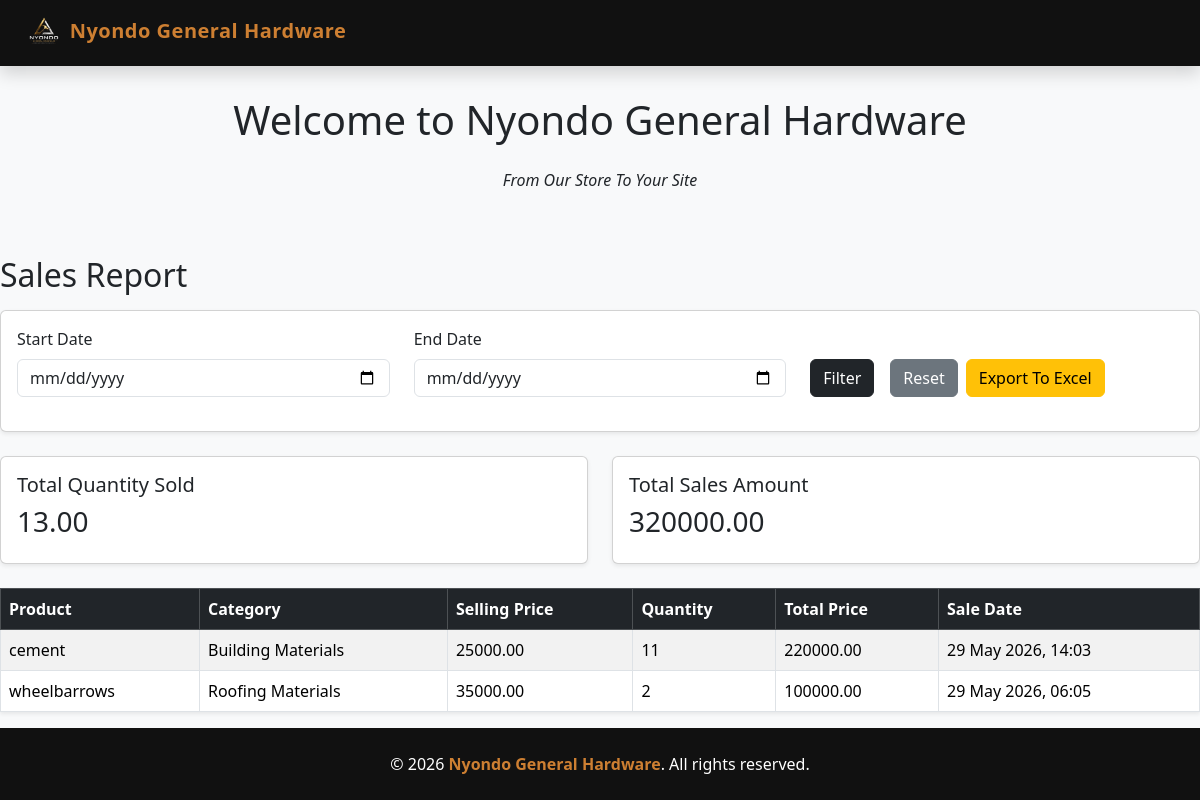
Page /sales/sales/report/ on the committed database.
### salesapp/models.py (models this page shows, shortened)
class Sales(models.Model):
    CUSTOMER_TYPES = [
        ('wholesale', 'Wholesale'),
        ('retail', 'Retail'),
        ('walk_in', 'Walk_in')
    ]
    customer_type = models.CharField(max_length=20, choices = CUSTOMER_TYPES, default =" retail")
    customer_name = models.CharField(max_length=30)
    product_name = models.ForeignKey(Product, on_delete=models.CASCADE)
    quantity = models.PositiveIntegerField()
    total_price = models.DecimalField(max_digits=100, decimal_places=2)
    sale_date = models.DateTimeField(auto_now_add=True)
    distance = models.DecimalField(max_digits=10, decimal_places=2, default=0)
    transport_cost = models.DecimalField(max_digits=10, decimal_places=2, default=0)
    transport_note = models.TextField(default="", blank=True)

class Product(models.Model):
    category_name = models.ForeignKey(Category, on_delete=models.CASCADE)
    product_name = models.CharField(max_length=100)
    unit_price = models.DecimalField(max_digits=100, decimal_places=2, default=0)
    selling_price = models.DecimalField(max_digits=100, decimal_places=2, default=0)
    description = models.TextField(blank=True)

class Category(models.Model):
    category_name = models.CharField(max_length=100, unique=True)
    slug = models.SlugField(unique=True)

### salesapp/views.py (the view)
# urls.py: path("sales/report/", views.sales_report, name="sales_report"),
def sales_report(request):
    sales = Sales.objects.all().order_by("-sale_date")
    start_date = request.GET.get("start_date")
    end_date = request.GET.get("end_date")
    if start_date:
        sales = sales.filter(sale_date__date__gte=start_date)
    if end_date:
        sales = sales.filter(sale_date__date__lte=end_date)
    total_sales_amount = sales.aggregate(
        total=Sum("total_price")
    )["total"] or 0
    total_quantity_sold = sales.aggregate(
        total=Sum("quantity")
    )["total"] or 0
    return render(request, "sales_report.html", {
        "sales": sales,
        "start_date": start_date,
        "end_date": end_date,
        "total_sales_amount": total_sales_amount,
        "total_quantity_sold": total_quantity_sold,
    })

### salesapp/templates/sales_report.html
{% extends 'base.html' %}
{% block content %}
<h2 class="mb-3">Sales Report</h2>
<form method="GET" class="card card-body shadow-sm mb-4">
    <div class="row">
        <div class="col-md-4">
            <label class="form-label">Start Date</label>
            <input type="date" name="start_date" value="{{ start_date }}" class="form-control">
        </div>
        <div class="col-md-4">
            <label class="form-label">End Date</label>
            <input type="date" name="end_date" value="{{ end_date }}" class="form-control">
        </div>
        <div class="col-md-4 d-flex align-items-end gap-2">
            <button type="submit" class="btn btn-dark me-2">Filter</button>
            <a href="{% url 'sales_report' %}" class="btn btn-secondary">Reset</a>
            <a href="{% url 'export_sales_report_excel' %}?start_date={{ start_date|default:'' }}&end_date={{ end_date|default:'' }}" class="btn btn-warning">Export To Excel</a>
        </div>
    </div>
</form>
<div class="row mb-4">
    <div class="col-md-6">
        <div class="card shadow-sm">
            <div class="card-body">
                <h5>Total Quantity Sold</h5>
                <h3>{{ total_quantity_sold|floatformat:2 }}</h3>
            </div>
        </div>
    </div>
    <div class="col-md-6">
        <div class="card shadow-sm">
            <div class="card-body">
                <h5>Total Sales Amount</h5>
                <h3>{{ total_sales_amount|floatformat:2 }}</h3>
            </div>
        </div>
    </div>
</div>
<table class="table table-bordered table-striped shadow-sm">
    <thead class="table-dark">
        <tr>
            <th>Product</th>
            <th>Category</th>
            <th>Selling Price</th>
            <th>Quantity</th>
            <th>Total Price</th>
            <th>Sale Date</th>
        </tr>
    </thead>
    <tbody>
        {% for sale in sales %}
        <tr>
            <td>{{ sale.product_name.product_name }}</td>
            <td>{{ sale.product_name.category_name.category_name }}</td>
            <td>{{ sale.product_name.selling_price|floatformat:2 }}</td>
            <td>{{ sale.quantity }}</td>
            <td>{{ sale.total_price|floatformat:2}}</td>
            <td>{{ sale.sale_date|date:"j F Y, H:i" }}</td>
        </tr>
        {% empty %}
        <tr>
            <td colspan="6" class="text-center">No sales found for this period.</td>
        </tr>
        {% endfor %}
    </tbody>
</table>
{% endblock %}

### templates/base.html (style rules this page uses)
:root { --black: #111111; --bronze: #cd7f32; --white: #ffffff; --light-bg: #f8f9fa; }
body { background-color: var(--light-bg); min-height: 100vh; display: flex; flex-direction: column; }

### rows in the picture
Sales: product_name.product_name "cement", product_name.category_name.category_name "Building Materials", product_name.selling_price "25000.00", quantity "11", total_price "220000.00", sale_date "29 May 2026, 14:03"
Sales: product_name.product_name "wheelbarrows", product_name.category_name.category_name "Roofing Materials", product_name.selling_price "35000.00", quantity "2", total_price "100000.00", sale_date "29 May 2026, 06:05"

### other values in the picture
{{ total_quantity_sold|floatformat:2 }} "13.00"
{{ total_sales_amount|floatformat:2 }} "320000.00"
